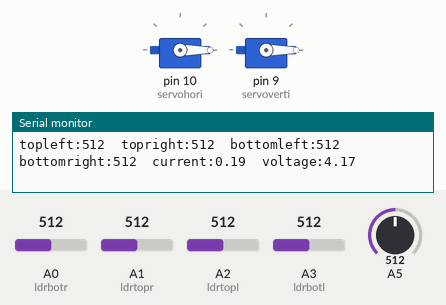
Simulated run of this sketch. Board: Arduino Uno, built with avr-gcc and run on an emulated ATmega328P. Parts: 2 × servo, the last lines printed to the serial monitor. The inputs (shaded band) are chosen by the test bench; at power-on: A0 (ldrbotr) = 512, A2 (ldrtopl) = 512, A1 (ldrtopr) = 512, A3 (ldrbotl) = 512, A5 = 512.

Above: at 1.7 s.
1.8 s: A0 (ldrbotr) set to 521
At 3.8 s:
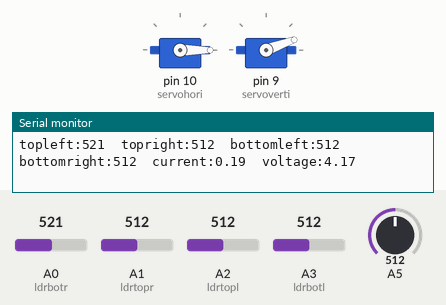
4.8 s: A2 (ldrtopl) set to 520
7.8 s: A1 (ldrtopr) set to 527
At 8.82 s:
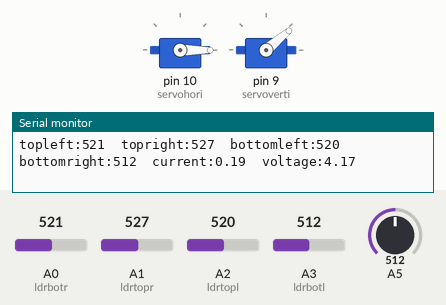
10.8 s: A3 (ldrbotl) set to 716
At 11.03 s:
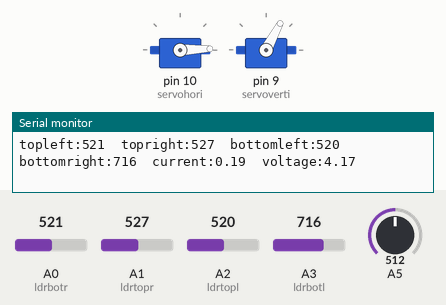
13.8 s: A0 (ldrbotr) set to 80
16.8 s: A3 (ldrbotl) set to 992
At 20.73 s:
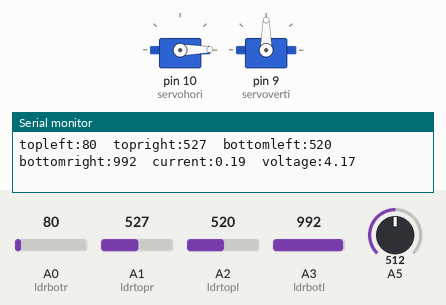
Timing chart, 0 to 20.8 s (numbered marks = the images above; inputs shaded):
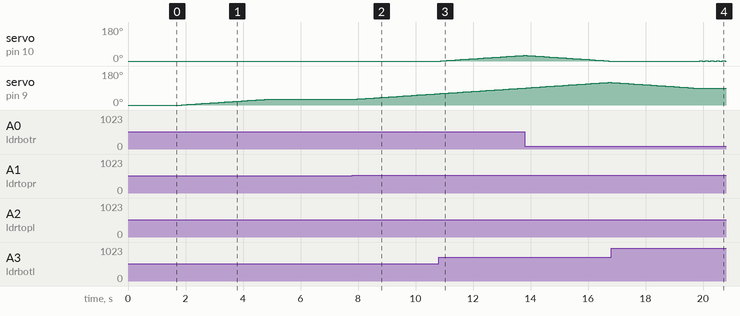

Measured:
- the behaviour switches between 513 and 514 on A0 (ldrbotr) (found by bisection; images 0 and 1)
- after the input at 1.8 s, servo on pin 9 (servoverti): moves from 0° to 30° over 2.9 s, starting after 0.07 s
- after the input at 4.8 s, servo on pin 9 (servoverti): stays 30° (without the input it goes to 31° after 0.05 s)
- after the input at 7.8 s, servo on pin 9 (servoverti): moves from 30° to 60° over 2.9 s, starting after 0.08 s
- after the input at 10.8 s, servo on pin 10 (servohori): moves from 0° to 30° over 2.9 s, starting after 0.08 s
- after the input at 16.8 s, servo on pin 10 (servohori): alternates 1° for 0.10 s and 0° for 0.10 s, starting after 3.1 s

The sketch:

Projectfinale.ino
```cpp
#include <Servo.h>
//defining Servos
Servo servohori;
int servoh = 0;
int servohLimitHigh = 180;
int servohLimitLow = 0;

Servo servoverti;
int servov = 60;
int servovLimitHigh = 160;
int servovLimitLow =60;
//Assigning LDRs
int ldrtopl = 2; //top left LDR green
int ldrtopr = 1; //top right LDR yellow
int ldrbotl = 3; // bottom left LDR blue
int ldrbotr = 0; // bottom right LDR orange

float vin=0.0;
float vout=0.0;
float r1=30000.0;
float r2=7500.0;
int value=0;
float voltage=0.0;


 void setup ()
 {
  servohori.attach(10);
  servohori.write(0);
  servoverti.attach(9);
  servoverti.write(0);
  Serial.begin(9600);
  delay(500);
 }

void loop()
{
  voltage=voltageread();
  float current=currentread();
  servoh = servohori.read();
  servov = servoverti.read();
  //capturing analog values of each LDR
  int topl = analogRead(ldrtopl);
  int topr = analogRead(ldrtopr);
  int botl = analogRead(ldrbotl);
  int botr = analogRead(ldrbotr);

  // calculating average
  int avgtop = (topl + topr) / 2; //average of top LDRs
  int avgbot = (botl + botr) / 2; //average of bottom LDRs
  int avgleft = (topl + botl) / 2; //average of left LDRs
  int avgright = (topr + botr) / 2; //average of right LDRs
if (servov<90)
{
  if (avgtop < avgbot)
  {
    servoverti.write(servov +1);
    if (servov > servovLimitHigh)
     {
      servov = servovLimitHigh;
     }
    delay(15);
  }
  else if (avgbot < avgtop)
  {
    servoverti.write(servov -1);
    if (servov < servovLimitLow)
  {
    servoverti.write(servov +1);
  }
    delay(15);
  }


  if (avgleft > avgright)
  {
    servohori.write(servoh +1);
    if (servoh > servohLimitHigh)
    {
    servoh = servohLimitHigh;
    }
    delay(15);
  }
  else if (avgright > avgleft)
  {
    servohori.write(servoh -1);
    if (servoh < servohLimitLow)
     {
     servoh = servohLimitLow;
     }
    delay(15);
  }
}
if (servov>=90)
{
  if (avgtop < avgbot)
  {
    servoverti.write(servov -1);
    if (servov < servovLimitLow)
     {
      servov = servovLimitLow;
     }
    delay(15);
  }
  else if (avgbot < avgtop)
  {
    servoverti.write(servov +1);
    if (servov > servovLimitHigh)
  {
    servov = servovLimitHigh;
  }
    delay(15);
  }
   if (avgleft > avgright)
  {
    servohori.write(servoh -1);
    if (servoh < servohLimitLow)
    {
    servoh = servohLimitLow;
    }
    delay(15);
  }
  else if (avgright > avgleft)
  {
    servohori.write(servoh +1);
    if (servoh > servohLimitHigh)
     {
     servoh = servohLimitHigh;
     }
    delay(15);
  }
}
  delay(50);
  Serial.print("topleft:");Serial.print(analogRead(A0));Serial.print("\t");
  Serial.print("topright:");Serial.print(analogRead(A1));Serial.print("\t");
  Serial.print("bottomleft:");Serial.print(analogRead(A2));Serial.print("\t");
  Serial.print("bottomright:");Serial.print(analogRead(A3));Serial.print("\t");
  Serial.print("current:");Serial.print(current);Serial.print("\t");
  Serial.print("voltage:");Serial.println(voltage);
}
  float currentread()
  {
   float i = (voltage/22040)*1000;
   return i;
  }


  float voltageread()
  {
    value=analogRead(A5);
    vout=(value*5.0)/1024.0;
    vin=vout/(r2/(r1+r2));
    float v=vin/3;
   return v;
  }
  int power()
  {
   float v=voltageread();
   float i=currentread();
    int p=v*i;
    return p;
  }
```
